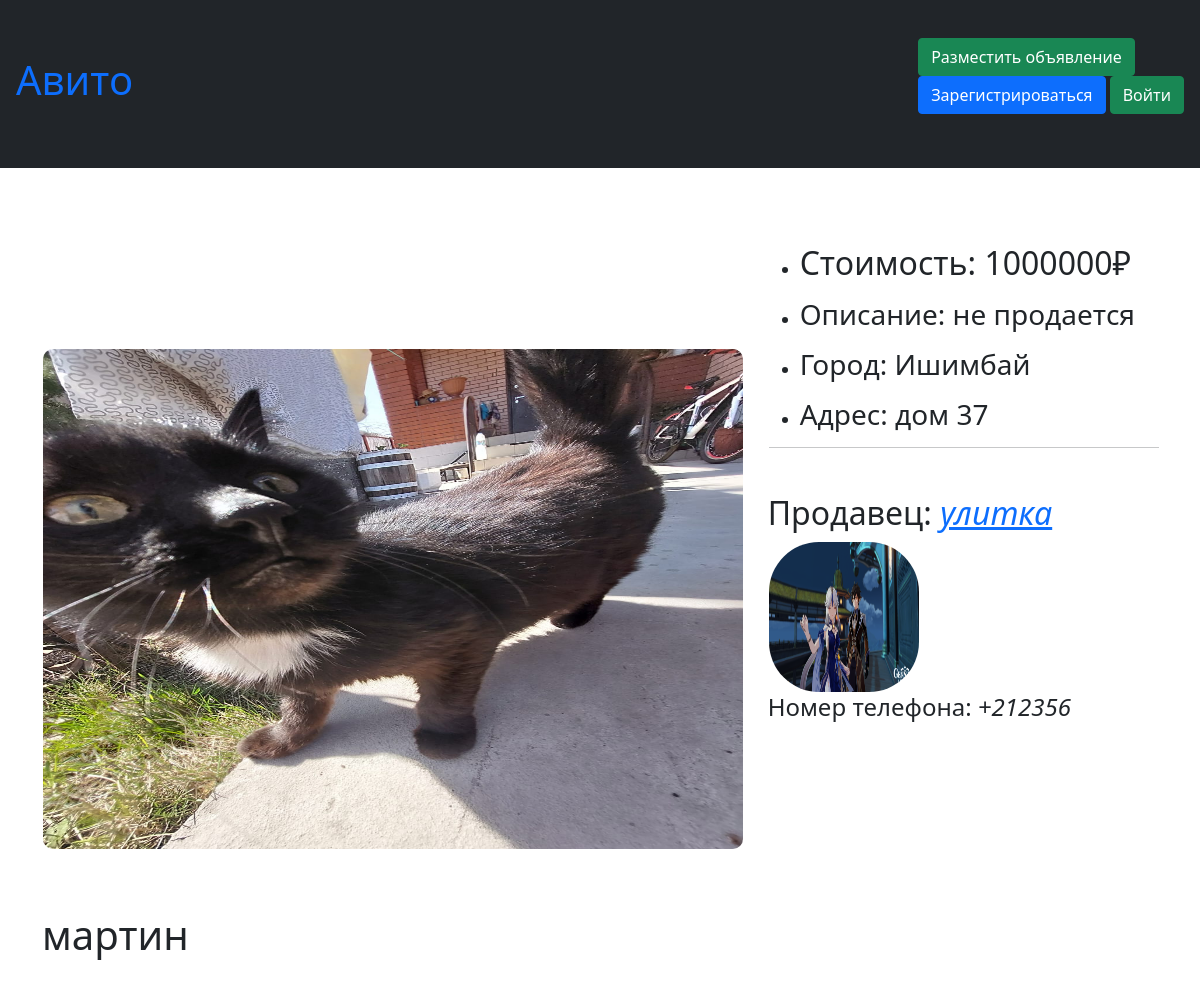
The app's page /advert/1 with its own data.
### data/adverts.py (models this page shows)
class Advert(SqlAlchemyBase, UserMixin, SerializerMixin):
    __tablename__ = 'adverts'
    id = sqlalchemy.Column(sqlalchemy.Integer,
                           primary_key=True, autoincrement=True)
    title = sqlalchemy.Column(sqlalchemy.String, nullable=True)
    description = sqlalchemy.Column(sqlalchemy.String, nullable=True)
    likes_count = sqlalchemy.Column(sqlalchemy.Integer, nullable=True)
    city = sqlalchemy.Column(sqlalchemy.String, nullable=True)
    address = sqlalchemy.Column(sqlalchemy.String, nullable=True)
    price = sqlalchemy.Column(sqlalchemy.Integer, nullable=True)
    created_date = sqlalchemy.Column(sqlalchemy.DateTime,
                                     default=datetime.datetime.now)
    user_id = sqlalchemy.Column(sqlalchemy.Integer,
                                sqlalchemy.ForeignKey("users.id"))
    user = orm.relationship('Users')
    category_id = sqlalchemy.Column(sqlalchemy.Integer,
                                    sqlalchemy.ForeignKey("categories.id"))
    category = orm.relationship('Category')

### data/user.py (models this page shows, shortened)
class Users(SqlAlchemyBase, UserMixin, SerializerMixin):
    __tablename__ = 'users'
    id = sqlalchemy.Column(sqlalchemy.Integer,
                           primary_key=True, autoincrement=True)
    login = sqlalchemy.Column(sqlalchemy.String, nullable=True, unique=True)
    email = sqlalchemy.Column(sqlalchemy.String,
                              index=True, unique=True, nullable=True)
    photo = sqlalchemy.Column(sqlalchemy.String, nullable=True)
    phone_number = sqlalchemy.Column(sqlalchemy.String, nullable=True)
    hashed_password = sqlalchemy.Column(sqlalchemy.String, nullable=True)
    created_date = sqlalchemy.Column(sqlalchemy.DateTime,
                                     default=datetime.datetime.now)

### main.py (the view)
@app.route('/advert/<int:advert_id>', methods=['GET', 'POST'])
def advert(advert_id):
    session = db_session.create_session()
    advert = session.query(Advert).get(advert_id)
    user = session.query(Users).filter(Users.id == advert.user_id).first()
    photos = session.query(AdvertsImages).filter(AdvertsImages.advert_id == advert_id).all()
    return render_template('advert.html', title='Объявление',
                           css1=url_for('static', filename='css/style_advert.css'), advert=advert, photos=photos,
                           user=user)

### data/db_session.py (called while the page is built)
def create_session() -> Session:
    global __factory
    return __factory()

### templates/advert.html (shortened to what this page needs)
{% extends "base.html" %}
{% block content %}
<head>
    <link rel="stylesheet" type="text/css" href="{{css1}}"/>
</head>
<body>
<div id="parent">
    <div id="left">
        <div id=na>
        </div>
        <main>
            <div id=hi>
                <nav>
                    <div>
                        <img src="/{{photos[0].path}}" alt="изображение" height="500" width="700"
                        >
                    </div>
                </nav>
            </div>
            <section><h1>{{advert.title}}</h1>
            </section>
        </main>
    </div>
    <div id="right">
        <section>
            <ul>
                <li><p>
                    <h2>Стоимость: {{advert.price}}₽</h2></p></li>
                <li><p>
                    <h3>Описание: {{advert.description}}</h3></p></li>
                <li><p>
                    <h3>Город: {{advert.city}}</h3></p></li>
                <li><p>
                    <h3>Адрес: {{advert.address}}</h3></p></li>
            </ul>
        </section>
        <hr style="position: relative; left: 1px;" width="100%" color="black"/>
        <div>
            <h2>Продавец: <a href="/profile/{{user.id}}"><em>{{user.login}}</em></a></h2>
            <img id=profile src="/{{user.photo}}" alt="изображение" height="150" width="150">
            <h4>Номер телефона: <em>+{{user.phone_number}}</em></h4>
        </div>
    </div>
</div>
</body>
{% endblock %}

### templates/base.html (shortened to what this page needs)
<!doctype html>
<html lang="en">
<head>
    <link rel="stylesheet"
          href="https://stackpath.bootstrapcdn.com/bootstrap/4.4.1/css/bootstrap.min.css"
>
    <link href="https://cdn.jsdelivr.net/npm/bootstrap@5.0.2/dist/css/bootstrap.min.css" rel="stylesheet"
>
    <link rel="stylesheet" href="static/css/style_profile.css">
    <link rel="stylesheet" href="static/css/style.css">
</head>
<body>
<header>
    <nav class="navbar navbar-light bg-dark">
        <a class="navbar-light" href="/" style="text-decoration: none"><h1>Авито</h1></a>
        <div>
            <a class="btn btn-success" href="/add">Разместить объявление</a>
            {% if current_user.is_authenticated %}
            <a class="btn btn-primary" href="/logout">Выход</a>
            <a class="navbar-brand" style="color:#ffffff" href="/profile/{{current_user.id}}" id="profile_name">{{current_user.login}}</a>
            {% else %}
            <p>
                <a class="btn btn-primary " href="/register">Зарегистрироваться</a>
                <a class="btn btn-success" href="/login">Войти</a>
            </p>
            {% endif %}
        </div>
    </nav>
</header>
<main role="main" class="container">
    {% block content %}{% endblock %}
</main>
</body>
</html>

### static/css/style_profile.css (style rules this page uses)
#na { width: 100%; height: 55px; }
img { border-radius: 10px; margin-top:1pt; margin-right:1pt; margin-left:1pt; margin-bottom:1pt }

### static/css/style.css (style rules this page uses)
* { box-sizing: border-box; }
body { margin: 0; }
div { padding: 30px 0 }

### static/css/style_advert.css (style rules this page uses)
html, body { width: 100%; height: 100%; overflow: hidden; }
#parent { display: flex; width: 100%; height: 100%; }
#parent #left { flex-grow: 1; }
#parent #right { flex-grow: 1; }
#profile { border-radius: 50px; margin-top:1pt; margin-right:1pt; margin-left:1pt; margin-bottom:1pt }

### records on screen
Advert: title "мартин", price "1000000", description "не продается", city "Ишимбай", address "дом 37"
Users: login "улитка", phone_number "212356"
